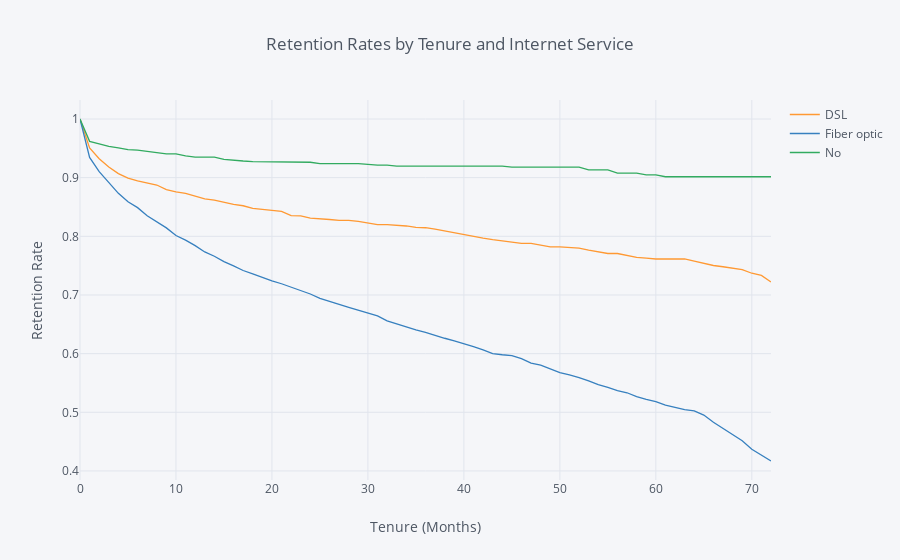

The cell this chart's notebook holds for it:
### Markdown cell above
From this perspective, we can see that the survival curve for senior citizens has a steeper slope than the curve for non-seniors, which causes them to end up with a much lower retention rate than non-seniors.

What if we define our cohorts around the type of Internet service the customer has as opposed to demographics?

### Code cell
rates = survival(data, 'InternetService', 'tenure', 'ChurnBinary')

rates.iplot(kind='line', xTitle='Tenure (Months)', yTitle='Retention Rate',
            title='Retention Rates by Tenure and Internet Service')

### Figure 1 — Plotly figure (JSON) as saved in the notebook; plotly's stock layout.template omitted (floating-point values rounded to 4 significant figures)
{"data": [{"line": {"color": "rgba(255, 153, 51, 1.0)", "dash": "solid", "shape": "linear", "width": 1.3}, "mode": "lines", "name": "DSL", "text": "", "type": "scatter", "uid": "23839f1e-a0ff-4b93-bfc5-8cdead6a3589", "x": [0, 1, 2, 3, 4, 5, 6, 7, 8, 9, 10, 11, 12, 13, 14, 15, 16, 17, 18, 19, 20, 21, 22, 23, 24, 25, 26, 27, 28, 29, 30, 31, 32, 33, 34, 35, 36, 37, 38, 39, 40, 41, 42, 43, 44, 45, 46, 47, 48, 49, 50, 51, 52, 53, 54, 55, 56, 57, 58, 59, 60, 61, 62, 63, 64, 65, 66, 67, 68, 69, 70, 71, 72], "y": [1, 0.9507, 0.9322, 0.9181, 0.9069, 0.8992, 0.8946, 0.8908, 0.8875, 0.8797, 0.8758, 0.8732, 0.8681, 0.864, 0.8619, 0.8576, 0.8543, 0.8521, 0.8476, 0.8459, 0.8448, 0.8425, 0.8354, 0.8348, 0.8311, 0.8293, 0.8286, 0.8273, 0.8273, 0.8253, 0.8226, 0.8198, 0.8198, 0.8191, 0.8176, 0.8154, 0.8147, 0.8123, 0.8092, 0.8052, 0.802, 0.7995, 0.7969, 0.7943, 0.7926, 0.7908, 0.788, 0.788, 0.7851, 0.7821, 0.7821, 0.781, 0.78, 0.7766, 0.7731, 0.7707, 0.7707, 0.7669, 0.7642, 0.7628, 0.7614, 0.7614, 0.7614, 0.7614, 0.7579, 0.7541, 0.7503, 0.7481, 0.7458, 0.7431, 0.7371, 0.7333, 0.7223]}, {"line": {"color": "rgba(55, 128, 191, 1.0)", "dash": "solid", "shape": "linear", "width": 1.3}, "mode": "lines", "name": "Fiber optic", "text": "", "type": "scatter", "uid": "b7405143-fd05-4b60-8e1f-bf321a058f5f", "x": [0, 1, 2, 3, 4, 5, 6, 7, 8, 9, 10, 11, 12, 13, 14, 15, 16, 17, 18, 19, 20, 21, 22, 23, 24, 25, 26, 27, 28, 29, 30, 31, 32, 33, 34, 35, 36, 37, 38, 39, 40, 41, 42, 43, 44, 45, 46, 47, 48, 49, 50, 51, 52, 53, 54, 55, 56, 57, 58, 59, 60, 61, 62, 63, 64, 65, 66, 67, 68, 69, 70, 71, 72], "y": [1, 0.9344, 0.9103, 0.8917, 0.8733, 0.8588, 0.8489, 0.8352, 0.8241, 0.8144, 0.8013, 0.7935, 0.7842, 0.7734, 0.7661, 0.757, 0.7496, 0.7417, 0.7361, 0.73, 0.7242, 0.7191, 0.7133, 0.7085, 0.7017, 0.6943, 0.6886, 0.684, 0.679, 0.6739, 0.6692, 0.6644, 0.656, 0.6506, 0.646, 0.6405, 0.6363, 0.6306, 0.6263, 0.6219, 0.6175, 0.612, 0.6064, 0.6002, 0.5981, 0.5965, 0.5917, 0.5839, 0.5805, 0.5737, 0.5678, 0.5636, 0.5593, 0.5536, 0.5471, 0.5424, 0.5369, 0.5333, 0.5267, 0.5221, 0.5182, 0.5124, 0.5081, 0.5045, 0.5026, 0.4953, 0.4831, 0.4723, 0.4618, 0.4517, 0.437, 0.4275, 0.417]}, {"line": {"color": "rgba(50, 171, 96, 1.0)", "dash": "solid", "shape": "linear", "width": 1.3}, "mode": "lines", "name": "No", "text": "", "type": "scatter", "uid": "c0f2cd30-8758-404e-b817-cf352818f2d0", "x": [0, 1, 2, 3, 4, 5, 6, 7, 8, 9, 10, 11, 12, 13, 14, 15, 16, 17, 18, 19, 20, 21, 22, 23, 24, 25, 26, 27, 28, 29, 30, 31, 32, 33, 34, 35, 36, 37, 38, 39, 40, 41, 42, 43, 44, 45, 46, 47, 48, 49, 50, 51, 52, 53, 54, 55, 56, 57, 58, 59, 60, 61, 62, 63, 64, 65, 66, 67, 68, 69, 70, 71, 72], "y": [1, 0.9618, 0.9576, 0.9532, 0.9509, 0.9478, 0.947, 0.9446, 0.9422, 0.9405, 0.9405, 0.937, 0.9352, 0.9352, 0.9352, 0.9313, 0.9294, 0.9284, 0.9273, 0.9273, 0.9263, 0.9263, 0.9263, 0.9263, 0.9263, 0.9239, 0.9239, 0.9239, 0.9239, 0.9239, 0.9226, 0.9212, 0.9212, 0.9198, 0.9198, 0.9198, 0.9198, 0.9198, 0.9198, 0.9198, 0.9198, 0.9198, 0.9198, 0.9198, 0.9198, 0.918, 0.918, 0.918, 0.918, 0.918, 0.918, 0.918, 0.918, 0.9132, 0.9132, 0.9132, 0.9078, 0.9078, 0.9078, 0.9048, 0.9048, 0.9015, 0.9015, 0.9015, 0.9015, 0.9015, 0.9015, 0.9015, 0.9015, 0.9015, 0.9015, 0.9015, 0.9015]}], "layout": {"autosize": true, "legend": {"bgcolor": "#F5F6F9", "font": {"color": "#4D5663"}}, "paper_bgcolor": "#F5F6F9", "plot_bgcolor": "#F5F6F9", "title": {"font": {"color": "#4D5663"}, "text": "Retention Rates by Tenure and Internet Service"}, "xaxis": {"autorange": true, "gridcolor": "#E1E5ED", "range": [0, 72], "showgrid": true, "tickfont": {"color": "#4D5663"}, "title": {"font": {"color": "#4D5663"}, "text": "Tenure (Months)"}, "type": "linear", "zerolinecolor": "#E1E5ED"}, "yaxis": {"autorange": true, "gridcolor": "#E1E5ED", "range": [0.3846, 1.032], "showgrid": true, "tickfont": {"color": "#4D5663"}, "title": {"font": {"color": "#4D5663"}, "text": "Retention Rate"}, "type": "linear", "zerolinecolor": "#E1E5ED"}}}
